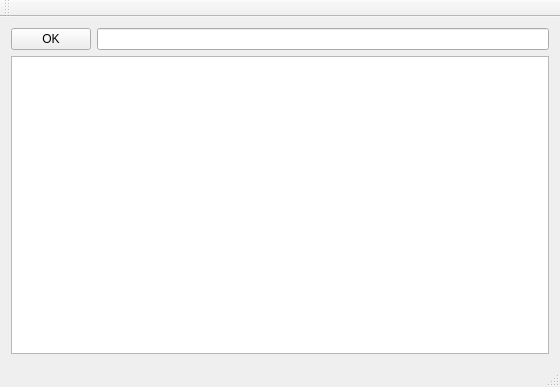
<?xml version="1.0" encoding="UTF-8"?>
<ui version="4.0">
 <class>MainWindow</class>
 <widget class="QMainWindow" name="MainWindow">
  <property name="geometry">
   <rect>
    <x>0</x>
    <y>0</y>
    <width>560</width>
    <height>387</height>
   </rect>
  </property>
  <property name="windowTitle">
   <string>MainWindow</string>
  </property>
  <widget class="QWidget" name="centralWidget">
   <layout class="QGridLayout" name="gridLayout">
    <item row="0" column="0">
     <layout class="QVBoxLayout" name="verticalLayout">
      <item>
       <layout class="QHBoxLayout" name="horizontalLayout">
        <item>
         <widget class="QPushButton" name="pushButton">
          <property name="text">
           <string>OK</string>
          </property>
         </widget>
        </item>
        <item>
         <widget class="QLineEdit" name="lineEdit"/>
        </item>
       </layout>
      </item>
      <item>
       <widget class="QTextBrowser" name="textBrowser">
        <property name="font">
         <font>
          <pointsize>10</pointsize>
         </font>
        </property>
       </widget>
      </item>
     </layout>
    </item>
   </layout>
  </widget>
  <widget class="QToolBar" name="mainToolBar">
   <attribute name="toolBarArea">
    <enum>TopToolBarArea</enum>
   </attribute>
   <attribute name="toolBarBreak">
    <bool>false</bool>
   </attribute>
  </widget>
  <widget class="QStatusBar" name="statusBar"/>
 </widget>
 <layoutdefault spacing="6" margin="11"/>
 <resources/>
 <connections/>
</ui>
